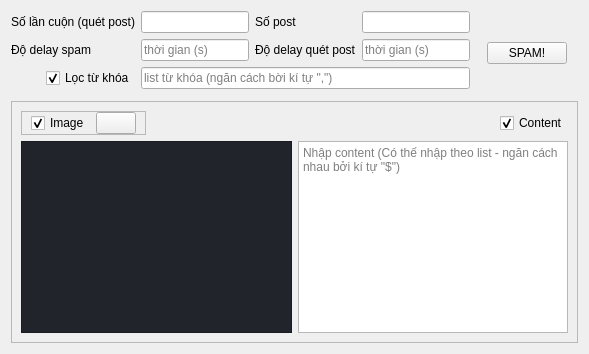
                <widget class="QWidget" name="spamPage">
                 <layout class="QGridLayout" name="gridLayout_2">
                  <item row="0" column="2" colspan="2">
                   <widget class="QLineEdit" name="spamScrollNumberInput"/>
                  </item>
                  <item row="4" column="0" colspan="13">
                   <widget class="QFrame" name="spamInputImageContent">
                    <property name="frameShape">
                     <enum>QFrame::Shape::StyledPanel</enum>
                    </property>
                    <property name="frameShadow">
                     <enum>QFrame::Shadow::Raised</enum>
                    </property>
                    <layout class="QGridLayout" name="gridLayout_11">
                     <item row="2" column="0">
                      <widget class="QScrollArea" name="spamImageViewer">
                       <property name="styleSheet">
                        <string notr="true">background-color: rgb(33, 37, 43)</string>
                       </property>
                       <property name="widgetResizable">
                        <bool>true</bool>
                       </property>
                       <property name="alignment">
                        <set>Qt::AlignmentFlag::AlignCenter</set>
                       </property>
                       <widget class="QWidget" name="spamImageViewerWidget">
                        <property name="geometry">
                         <rect>
                          <x>0</x>
                          <y>0</y>
                          <width>100</width>
                          <height>30</height>
                         </rect>
                        </property>
                       </widget>
                      </widget>
                     </item>
                     <item row="1" column="2" alignment="Qt::AlignmentFlag::AlignRight">
                      <widget class="QCheckBox" name="spamContentCheckBox">
                       <property name="sizePolicy">
                        <sizepolicy hsizetype="Fixed" vsizetype="Fixed">
                         <horstretch>0</horstretch>
                         <verstretch>0</verstretch>
                        </sizepolicy>
                       </property>
                       <property name="text">
                        <string>Content</string>
                       </property>
                       <property name="checked">
                        <bool>true</bool>
                       </property>
                      </widget>
                     </item>
                     <item row="1" column="0">
                      <widget class="QFrame" name="spamImageCheckBoxFrame">
                       <property name="sizePolicy">
                        <sizepolicy hsizetype="Fixed" vsizetype="Preferred">
                         <horstretch>0</horstretch>
                         <verstretch>0</verstretch>
                        </sizepolicy>
                       </property>
                       <property name="frameShape">
                        <enum>QFrame::Shape::StyledPanel</enum>
                       </property>
                       <property name="frameShadow">
                        <enum>QFrame::Shadow::Raised</enum>
                       </property>
                       <layout class="QHBoxLayout" name="_12">
                        <property name="topMargin">
                         <number>0</number>
                        </property>
                        <property name="bottomMargin">
                         <number>0</number>
                        </property>
                        <item>
                         <widget class="QCheckBox" name="spamImageCheckBox">
                          <property name="sizePolicy">
                           <sizepolicy hsizetype="Fixed" vsizetype="Fixed">
                            <horstretch>0</horstretch>
                            <verstretch>0</verstretch>
                           </sizepolicy>
                          </property>
                          <property name="text">
                           <string>Image</string>
                          </property>
                          <property name="checked">
                           <bool>true</bool>
                          </property>
                         </widget>
                        </item>
                        <item>
                         <widget class="QPushButton" name="btn_spamImageFromFile">
                          <property name="maximumSize">
                           <size>
                            <width>40</width>
                            <height>40</height>
                           </size>
                          </property>
                          <property name="icon">
                           <iconset resource="../../../resources/resources.qrc">
                            <normaloff>:/icons/icons/openedFile.svg</normaloff>:/icons/icons/openedFile.svg</iconset>
                          </property>
                          <property name="iconSize">
                           <size>
                            <width>30</width>
                            <height>30</height>
                           </size>
                          </property>
                         </widget>
                        </item>
                       </layout>
                      </widget>
                     </item>
                     <item row="2" column="2">
                      <widget class="QPlainTextEdit" name="spamContentInput">
                       <property name="placeholderText">
                        <string>Nhập content (Có thế nhập theo list - ngăn cách nhau bởi kí tự &quot;$&quot;)</string>
                       </property>
                      </widget>
                     </item>
                    </layout>
                   </widget>
                  </item>
                  <item row="1" column="2" colspan="2">
                   <widget class="QLineEdit" name="spamSpamDelayInput">
                    <property name="sizePolicy">
                     <sizepolicy hsizetype="Fixed" vsizetype="Fixed">
                      <horstretch>0</horstretch>
                      <verstretch>0</verstretch>
                     </sizepolicy>
                    </property>
                    <property name="placeholderText">
                     <string>thời gian (s)</string>
                    </property>
                   </widget>
                  </item>
                  <item row="1" column="0" colspan="2">
                   <widget class="QLabel" name="spamSpamDelay">
                    <property name="text">
                     <string>Độ delay spam</string>
                    </property>
                   </widget>
                  </item>
                  <item row="0" column="4">
                   <widget class="QLabel" name="spamPostNumber">
                    <property name="text">
                     <string>Số post</string>
                    </property>
                   </widget>
                  </item>
                  <item row="1" column="5">
                   <widget class="QLineEdit" name="spamScanDelayInput">
                    <property name="sizePolicy">
                     <sizepolicy hsizetype="Fixed" vsizetype="Fixed">
                      <horstretch>0</horstretch>
                      <verstretch>0</verstretch>
                     </sizepolicy>
                    </property>
                    <property name="placeholderText">
                     <string>thời gian (s)</string>
                    </property>
                   </widget>
                  </item>
                  <item row="0" column="0" colspan="2">
                   <widget class="QLabel" name="spamScrollNumber">
                    <property name="sizePolicy">
                     <sizepolicy hsizetype="Fixed" vsizetype="Preferred">
                      <horstretch>0</horstretch>
                      <verstretch>0</verstretch>
                     </sizepolicy>
                    </property>
                    <property name="text">
                     <string>Số lần cuộn (quét post)</string>
                    </property>
                   </widget>
                  </item>
                  <item row="1" column="4">
                   <widget class="QLabel" name="spamScanDelay">
                    <property name="text">
                     <string>Độ delay quét post</string>
                    </property>
                   </widget>
                  </item>
                  <item row="0" column="5">
                   <widget class="QLineEdit" name="spamPostNumberInput">
                    <property name="sizePolicy">
                     <sizepolicy hsizetype="Fixed" vsizetype="Fixed">
                      <horstretch>0</horstretch>
                      <verstretch>0</verstretch>
                     </sizepolicy>
                    </property>
                   </widget>
                  </item>
                  <item row="0" column="7" rowspan="4" colspan="5">
                   <widget class="QPushButton" name="btn_spam">
                    <property name="text">
                     <string>SPAM!</string>
                    </property>
                   </widget>
                  </item>
                  <item row="2" column="2" colspan="4">
                   <widget class="QLineEdit" name="spamListFilter">
                    <property name="placeholderText">
                     <string>list từ khóa (ngăn cách bời kí tự &quot;,&quot;)</string>
                    </property>
                   </widget>
                  </item>
                  <item row="2" column="0" colspan="2" alignment="Qt::AlignmentFlag::AlignRight">
                   <widget class="QCheckBox" name="spamSpamListFilter">
                    <property name="sizePolicy">
                     <sizepolicy hsizetype="Fixed" vsizetype="Fixed">
                      <horstretch>0</horstretch>
                      <verstretch>0</verstretch>
                     </sizepolicy>
                    </property>
                    <property name="text">
                     <string>Lọc từ khóa</string>
                    </property>
                    <property name="checked">
                     <bool>true</bool>
                    </property>
                   </widget>
                  </item>
                 </layout>
                </widget>
